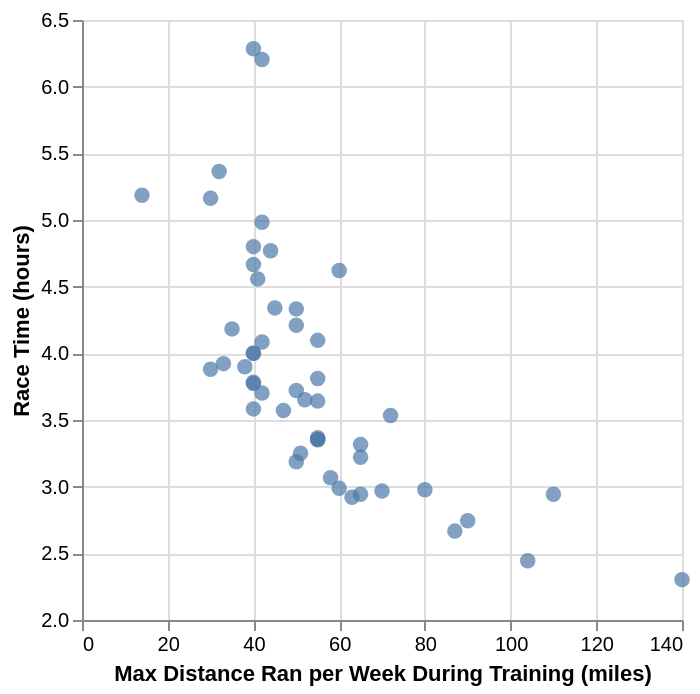

This figure's notebook cell:
### Code cell
# Take a random subset of 50
marathon_50 = marathon.sample(n=50, random_state=42)
# Scatterplot
answer2 = alt.Chart(marathon_50).mark_circle(size=60, opacity=0.7).encode(
    x=alt.X('max', title='Max Distance Ran per Week During Training (miles)'),
    y=alt.Y('time_hrs', title='Race Time (hours)').scale(zero=False),
)
answer2

### Figure 1 — Vega-Lite specification as saved in the notebook (floating-point values rounded to 4 significant figures)
{"config": {"view": {"continuousWidth": 300, "continuousHeight": 300}}, "data": {"name": "data-312ff5d7f5e981eb9bd63705450d5677"}, "mark": {"type": "circle", "opacity": 0.7, "size": 60}, "encoding": {"x": {"field": "max", "title": "Max Distance Ran per Week During Training (miles)", "type": "quantitative"}, "y": {"field": "time_hrs", "scale": {"zero": false}, "title": "Race Time (hours)", "type": "quantitative"}}, "$schema": "https://vega.github.io/schema/vega-lite/v6.1.0.json", "datasets": {"data-312ff5d7f5e981eb9bd63705450d5677": [{"age": 46, "bmi": 20.87, "female": 1, "footwear": 2, "group": 1, "injury": 1, "mf_d": 42195, "mf_di": 2, "mf_ti": 15600, "max": 50.0, "sprint": 1, "mf_s": 2.705, "time_hrs": 4.333}, {"age": 47, "bmi": 23.71, "female": 0, "footwear": 2, "group": 1, "injury": 3, "mf_d": 42195, "mf_di": 2, "mf_ti": 14122, "max": 33.0, "sprint": 0, "mf_s": 2.988, "time_hrs": 3.923}, {"age": 47, "bmi": 25.25, "female": 0, "footwear": 3, "group": 1, "injury": 1, "mf_d": 42195, "mf_di": 2, "mf_ti": 10757, "max": 60.0, "sprint": 1, "mf_s": 3.923, "time_hrs": 2.988}, {"age": 51, "bmi": 32.36, "female": 1, "footwear": 2, "group": 1, "injury": 2, "mf_d": 42195, "mf_di": 3, "mf_ti": 22333, "max": 42.0, "sprint": 0, "mf_s": 1.889, "time_hrs": 6.204}, {"age": 28, "bmi": 20.87, "female": 1, "footwear": 2, "group": 3, "injury": 1, "mf_d": 42195, "mf_di": 4, "mf_ti": 15627, "max": 45.0, "sprint": 0, "mf_s": 2.7, "time_hrs": 4.341}, {"age": 45, "bmi": 23.22, "female": 0, "footwear": 2, "group": 2, "injury": 1, "mf_d": 42195, "mf_di": 4, "mf_ti": 11470, "max": 50.0, "sprint": 0, "mf_s": 3.679, "time_hrs": 3.186}, {"age": 32, "bmi": 24.86, "female": 1, "footwear": 2, "group": 1, "injury": 1, "mf_d": 42195, "mf_di": 4, "mf_ti": 14400, "max": 40.0, "sprint": 0, "mf_s": 2.93, "time_hrs": 4.0}, {"age": 40, "bmi": 25.2, "female": 0, "footwear": 1, "group": 3, "injury": 1, "mf_d": 42195, "mf_di": 3, "mf_ti": 13585, "max": 40.0, "sprint": 1, "mf_s": 3.106, "time_hrs": 3.774}, {"age": 29, "bmi": 21.39, "female": 0, "footwear": 1, "group": 1, "injury": 3, "mf_d": 42195, "mf_di": 2, "mf_ti": 9877, "max": 90.0, "sprint": 1, "mf_s": 4.272, "time_hrs": 2.744}, {"age": 44, "bmi": 22.33, "female": 0, "footwear": 2, "group": 2, "injury": 2, "mf_d": 42195, "mf_di": 2, "mf_ti": 10685, "max": 70.0, "sprint": 1, "mf_s": 3.949, "time_hrs": 2.968}, {"age": 28, "bmi": 28.4, "female": 1, "footwear": 2, "group": 2, "injury": 1, "mf_d": 42195, "mf_di": 3, "mf_ti": 16800, "max": 40.0, "sprint": 0, "mf_s": 2.512, "time_hrs": 4.667}, {"age": 28, "bmi": 23.45, "female": 1, "footwear": 2, "group": 2, "injury": 1, "mf_d": 42195, "mf_di": 4, "mf_ti": 13396, "max": 50.0, "sprint": 0, "mf_s": 3.15, "time_hrs": 3.721}, {"age": 37, "bmi": 18.83, "female": 0, "footwear": 1, "group": 2, "injury": 1, "mf_d": 42195, "mf_di": 2, "mf_ti": 8290, "max": 140.0, "sprint": 1, "mf_s": 5.09, "time_hrs": 2.303}, {"age": 42, "bmi": 24.19, "female": 1, "footwear": 3, "group": 2, "injury": 2, "mf_d": 42195, "mf_di": 2, "mf_ti": 17171, "max": 44.0, "sprint": 0, "mf_s": 2.457, "time_hrs": 4.77}, {"age": 48, "bmi": 20.76, "female": 1, "footwear": 2, "group": 1, "injury": 1, "mf_d": 42195, "mf_di": 2, "mf_ti": 12072, "max": 55.0, "sprint": 1, "mf_s": 3.495, "time_hrs": 3.353}, {"age": 30, "bmi": 24.41, "female": 0, "footwear": 2, "group": 2, "injury": 2, "mf_d": 42195, "mf_di": 2, "mf_ti": 10517, "max": 63.0, "sprint": 1, "mf_s": 4.012, "time_hrs": 2.921}, {"age": 45, "bmi": 22.63, "female": 0, "footwear": 2, "group": 3, "injury": 1, "mf_d": 42195, "mf_di": 2, "mf_ti": 10593, "max": 65.0, "sprint": 1, "mf_s": 3.983, "time_hrs": 2.943}, {"age": 25, "bmi": 21.04, "female": 0, "footwear": 2, "group": 2, "injury": 1, "mf_d": 42195, "mf_di": 2, "mf_ti": 11703, "max": 51.0, "sprint": 1, "mf_s": 3.605, "time_hrs": 3.251}, {"age": 33, "bmi": 23.94, "female": 0, "footwear": 2, "group": 1, "injury": 2, "mf_d": 42195, "mf_di": 4, "mf_ti": 8797, "max": 104.0, "sprint": 1, "mf_s": 4.797, "time_hrs": 2.444}, {"age": 55, "bmi": 26.66, "female": 0, "footwear": 1, "group": 3, "injury": 3, "mf_d": 42195, "mf_di": 2, "mf_ti": 16410, "max": 41.0, "sprint": 0, "mf_s": 2.571, "time_hrs": 4.558}, {"age": 40, "bmi": 24.3, "female": 1, "footwear": 2, "group": 3, "injury": 2, "mf_d": 42195, "mf_di": 4, "mf_ti": 14750, "max": 55.0, "sprint": 1, "mf_s": 2.861, "time_hrs": 4.097}, {"age": 31, "bmi": 22.81, "female": 1, "footwear": 1, "group": 2, "injury": 2, "mf_d": 42195, "mf_di": 3, "mf_ti": 15060, "max": 35.0, "sprint": 0, "mf_s": 2.802, "time_hrs": 4.183}, {"age": 30, "bmi": 20.58, "female": 1, "footwear": 2, "group": 2, "injury": 1, "mf_d": 42195, "mf_di": 4, "mf_ti": 12719, "max": 72.0, "sprint": 1, "mf_s": 3.317, "time_hrs": 3.533}, {"age": 41, "bmi": 23.68, "female": 0, "footwear": 2, "group": 1, "injury": 1, "mf_d": 42195, "mf_di": 3, "mf_ti": 15160, "max": 50.0, "sprint": 1, "mf_s": 2.783, "time_hrs": 4.211}, {"age": 45, "bmi": 23.64, "female": 0, "footwear": 1, "group": 1, "injury": 1, "mf_d": 42195, "mf_di": 4, "mf_ti": 10595, "max": 110.0, "sprint": 1, "mf_s": 3.983, "time_hrs": 2.943}, {"age": 43, "bmi": 24.3, "female": 0, "footwear": 2, "group": 2, "injury": 1, "mf_d": 42195, "mf_di": 3, "mf_ti": 11593, "max": 65.0, "sprint": 1, "mf_s": 3.64, "time_hrs": 3.22}, {"age": 39, "bmi": 20.89, "female": 1, "footwear": 1, "group": 1, "injury": 1, "mf_d": 42195, "mf_di": 3, "mf_ti": 13110, "max": 55.0, "sprint": 1, "mf_s": 3.219, "time_hrs": 3.642}, {"age": 35, "bmi": 22.91, "female": 0, "footwear": 1, "group": 2, "injury": 2, "mf_d": 42195, "mf_di": 3, "mf_ti": 12900, "max": 40.0, "sprint": 1, "mf_s": 3.271, "time_hrs": 3.583}, {"age": 30, "bmi": 21.86, "female": 1, "footwear": 2, "group": 3, "injury": 2, "mf_d": 42195, "mf_di": 2, "mf_ti": 14040, "max": 38.0, "sprint": 0, "mf_s": 3.005, "time_hrs": 3.9}, {"age": 45, "bmi": 20.81, "female": 1, "footwear": 2, "group": 1, "injury": 2, "mf_d": 42195, "mf_di": 2, "mf_ti": 13620, "max": 40.0, "sprint": 0, "mf_s": 3.098, "time_hrs": 3.783}, {"age": 40, "bmi": 22.18, "female": 0, "footwear": 2, "group": 3, "injury": 1, "mf_d": 42195, "mf_di": 3, "mf_ti": 9600, "max": 87.0, "sprint": 1, "mf_s": 4.395, "time_hrs": 2.667}, {"age": 33, "bmi": 22.68, "female": 1, "footwear": 2, "group": 3, "injury": 3, "mf_d": 42195, "mf_di": 2, "mf_ti": 19307, "max": 32.0, "sprint": 1, "mf_s": 2.185, "time_hrs": 5.363}, {"age": 35, "bmi": 19.28, "female": 1, "footwear": 1, "group": 3, "injury": 1, "mf_d": 42195, "mf_di": 3, "mf_ti": 11940, "max": 65.0, "sprint": 1, "mf_s": 3.534, "time_hrs": 3.317}, {"age": 33, "bmi": 20.93, "female": 0, "footwear": 2, "group": 3, "injury": 3, "mf_d": 42195, "mf_di": 3, "mf_ti": 10719, "max": 80.0, "sprint": 0, "mf_s": 3.936, "time_hrs": 2.978}, {"age": 28, "bmi": 23.75, "female": 1, "footwear": 2, "group": 2, "injury": 3, "mf_d": 42195, "mf_di": 4, "mf_ti": 22623, "max": 40.0, "sprint": 0, "mf_s": 1.865, "time_hrs": 6.284}, {"age": 27, "bmi": 20.16, "female": 1, "footwear": 2, "group": 3, "injury": 1, "mf_d": 42195, "mf_di": 2, "mf_ti": 13328, "max": 42.0, "sprint": 0, "mf_s": 3.166, "time_hrs": 3.702}, {"age": 45, "bmi": 25.97, "female": 0, "footwear": 2, "group": 3, "injury": 1, "mf_d": 42195, "mf_di": 3, "mf_ti": 13973, "max": 30.0, "sprint": 0, "mf_s": 3.02, "time_hrs": 3.881}, {"age": 29, "bmi": 24.19, "female": 0, "footwear": 2, "group": 2, "injury": 3, "mf_d": 42195, "mf_di": 4, "mf_ti": 12065, "max": 55.0, "sprint": 1, "mf_s": 3.497, "time_hrs": 3.351}, {"age": 30, "bmi": 22.02, "female": 1, "footwear": 2, "group": 3, "injury": 2, "mf_d": 42195, "mf_di": 3, "mf_ti": 18585, "max": 30.0, "sprint": 1, "mf_s": 2.27, "time_hrs": 5.162}, {"age": 35, "bmi": 28.25, "female": 0, "footwear": 1, "group": 1, "injury": 1, "mf_d": 42195, "mf_di": 4, "mf_ti": 13147, "max": 52.0, "sprint": 0, "mf_s": 3.209, "time_hrs": 3.652}, {"age": 49, "bmi": 19.8, "female": 1, "footwear": 2, "group": 2, "injury": 1, "mf_d": 42195, "mf_di": 2, "mf_ti": 12858, "max": 47.0, "sprint": 1, "mf_s": 3.282, "time_hrs": 3.572}, {"age": 48, "bmi": 22.46, "female": 1, "footwear": 2, "group": 1, "injury": 3, "mf_d": 42195, "mf_di": 2, "mf_ti": 18667, "max": 14.0, "sprint": 1, "mf_s": 2.26, "time_hrs": 5.185}, {"age": 54, "bmi": 20.45, "female": 1, "footwear": 2, "group": 2, "injury": 3, "mf_d": 42195, "mf_di": 2, "mf_ti": 14708, "max": 42.0, "sprint": 1, "mf_s": 2.869, "time_hrs": 4.086}, {"age": 37, "bmi": 23.01, "female": 1, "footwear": 2, "group": 1, "injury": 2, "mf_d": 42195, "mf_di": 2, "mf_ti": 16636, "max": 60.0, "sprint": 1, "mf_s": 2.536, "time_hrs": 4.621}, {"age": 42, "bmi": 24.63, "female": 0, "footwear": 1, "group": 3, "injury": 1, "mf_d": 42195, "mf_di": 4, "mf_ti": 11043, "max": 58.0, "sprint": 1, "mf_s": 3.821, "time_hrs": 3.068}, {"age": 37, "bmi": 25.92, "female": 1, "footwear": 2, "group": 2, "injury": 3, "mf_d": 42195, "mf_di": 3, "mf_ti": 17281, "max": 40.0, "sprint": 0, "mf_s": 2.442, "time_hrs": 4.8}, {"age": 46, "bmi": 25.05, "female": 1, "footwear": 2, "group": 2, "injury": 1, "mf_d": 42195, "mf_di": 4, "mf_ti": 13720, "max": 55.0, "sprint": 1, "mf_s": 3.075, "time_hrs": 3.811}, {"age": 25, "bmi": 19.7, "female": 1, "footwear": 1, "group": 3, "injury": 1, "mf_d": 42195, "mf_di": 3, "mf_ti": 17940, "max": 42.0, "sprint": 1, "mf_s": 2.352, "time_hrs": 4.983}, {"age": 38, "bmi": 23.59, "female": 0, "footwear": 2, "group": 3, "injury": 2, "mf_d": 42195, "mf_di": 3, "mf_ti": 12120, "max": 55.0, "sprint": 0, "mf_s": 3.481, "time_hrs": 3.367}, {"age": 39, "bmi": 21.86, "female": 1, "footwear": 2, "group": 1, "injury": 1, "mf_d": 42195, "mf_di": 2, "mf_ti": 14400, "max": 40.0, "sprint": 0, "mf_s": 2.93, "time_hrs": 4.0}]}}
